Frame 1 (no input): blank canvas, image omitted
Frame 60 (the mouse pressed at the canvas centre just before this capture): blank canvas, image omitted
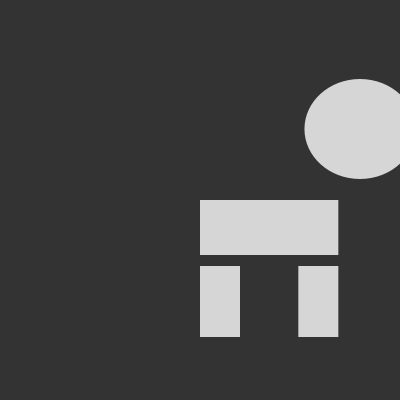
Frame 120 (the mouse held since frame 60 and released just before this capture)

The Processing sketch whose frames 1 and 60 were blank and that drew this single picture after the mouse press (run headless with seeded random() and noise(); from frame 60 on, the mouse is pressed at the canvas centre):

// Processing sketch: processing_51896
// ── processing_51896.pde

float angle;
float direction;
float orient=random(-1, 1);

void setup() 
{
  size(400, 400); 
  noStroke();
  //rectMode(CENTER);
  float orient=random(1, 4);
  //framerate(30);
}
void mousePressed() { 
  orient=-orient;
}
void draw() 
{   
 // if(orient==1){
  background(51); 
  fill(255, 204);
  float c=cos(angle);
  //translate(width/2, height/2);
  
  
  rect(mouseX, height/2, mouseY/1.5+5, mouseY/4+5);

  if(orient>=0){
    ellipse(mouseX, height/2-(mouseY/3+5), mouseY/1.8, mouseY/2);
  }
  if (orient<=0){
    ellipse(mouseX+4*(mouseY/5), height/2-(mouseY/3+5), mouseY/1.8, mouseY/2);
  }
  
 // rotate(c);
  //translate(200, 200);
  rect(mouseX, (height/2)+(mouseY/3), mouseY/5, mouseY/3+5);
  //translate(mouseY/3, mouseY/3);
  rect(mouseX+mouseY/1.5+5-mouseY/5, (height/2)+(mouseY/3), mouseY/5, mouseY/3+5);
 // }
  
  if(direction==0){
    direction=1;
  }
  if (direction==1){
    angle=angle+.1;
  }
  if (direction==-1){
    angle=angle-.1;
  }
  if (angle>=1){
    direction=-1;
  }
  if (angle<= -1){
    direction=1;
  }
  
    
    
  //fill(255, 204);
 // int inverseX = width-mouseX;
  //int inverseY = height-mouseY;
  //rect(inverseX, height/2, (inverseY/2)+10, (inverseY/2)+10);
}
